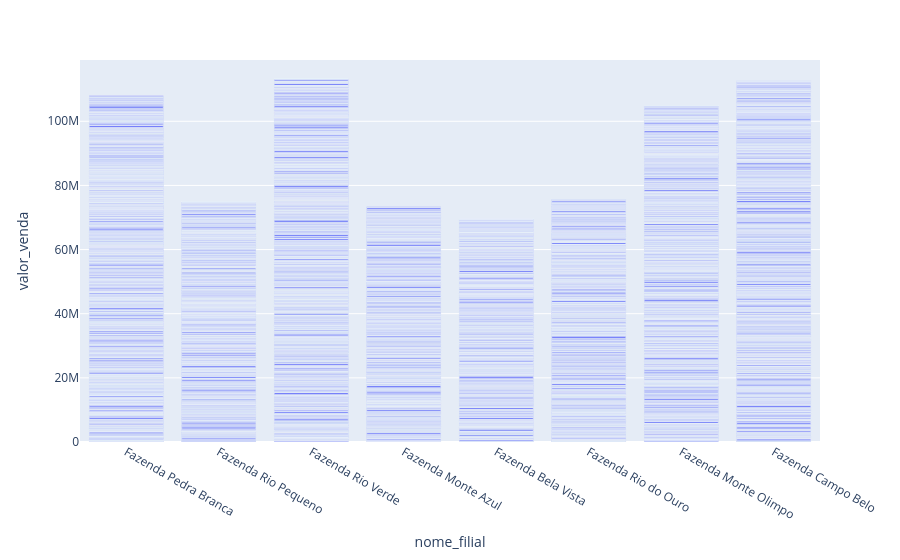

Notebook source saved alongside this figure:
### Code cell
coluna_1 = px.bar(df_resumo_venda, x = 'nome_filial', y= 'valor_venda')
coluna_1.show()

### Figure 1 — Plotly figure (JSON) as saved in the notebook; plotly's stock layout.template omitted (floating-point values rounded to 4 significant figures; data arrays with more than 128 entries replaced by an {"elided": "..."} marker saying what was removed)
{"data": [{"hovertemplate": "nome_filial=%{x}<br>valor_venda=%{y}<extra></extra>", "legendgroup": "", "marker": {"color": "#636efa", "pattern": {"shape": ""}}, "name": "", "orientation": "v", "showlegend": false, "textposition": "auto", "type": "bar", "x": {"elided": "10000 str values"}, "xaxis": "x", "y": {"elided": "10000 float values"}, "yaxis": "y"}], "layout": {"barmode": "relative", "legend": {"tracegroupgap": 0}, "margin": {"t": 60}, "xaxis": {"anchor": "y", "domain": [0, 1], "title": {"text": "nome_filial"}}, "yaxis": {"anchor": "x", "domain": [0, 1], "title": {"text": "valor_venda"}}}}
